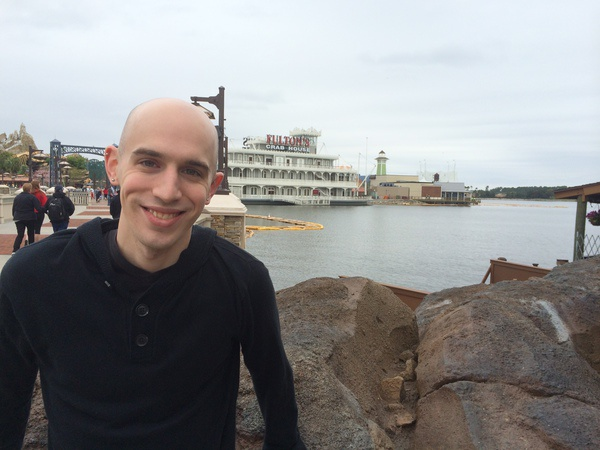
#> input picture 1_images/newimage.jpg, 600 x 450 px
$ python morph_ops.py --image ../../1_images/newimage.jpg   (older library calls are emulated)
#> lines starting #> are read from the running program, lines starting #| are printed output that depends on the picture
### src/imageutils.py
import argparse
import cv2
import numpy as np
from enum import Enum
from enum import IntEnum


class Color(Enum):
    WHITE = 255, 255, 255
    GREEN = 0, 255, 0


class Axis(IntEnum):
    """Wraps `flipMode` values for `cv2.flip` function."""
    BOTH = -1
    VERTICAL = 0
    HORIZONTAL = 1


def parsed_args():
    """Parses required -i image path command-line argument."""
    ap = argparse.ArgumentParser()
    ap.add_argument("-i", "--image", required=True, help="Path to the image")
    return vars(ap.parse_args())


def image_arg():
    """Attempts to retrieve image at `-i` command-line argument."""
    args = parsed_args()
    return cv2.imread(args["image"])
#> returned value is the input picture: shape (450, 600, 3); mean B, G, R 139.9, 140.1, 141


# [15 lines left out: functions image_with_gray_arg, print_pixel, not called in this run]


def wait_and_destroy_all_windows():
    cv2.waitKey(0)
    cv2.destroyAllWindows()


# [4 lines left out: function check_opencv_version, not called in this run]


def is_cv2():
    return check_opencv_version("2.")


# [17 lines left out: functions rotated, translated, not called in this run]

### src/1_basics/morph_ops.py
import cv2
from imageutils import image_arg
from imageutils import wait_and_destroy_all_windows


def show_original(image):
    cv2.imshow("Original", image)


def morphological_op_name(op_type):
    if op_type == cv2.MORPH_OPEN:
        return "Opening"
    elif op_type == cv2.MORPH_CLOSE:
        return "Closing"
    elif op_type == cv2.MORPH_GRADIENT:
        return "Gradient"
    else:
        return "Other"


def function_name(function):
    if function == cv2.erode:
        return "Eroded"
    elif function == cv2.dilate:
        return "Dilated"
    else:
        return "Other"


def compare_morphological_op(op_type, elem_type, image, gray_image):
    show_original(image)
    kernel_sizes = [(3, 3), (5, 5), (7, 7)]
    for size in kernel_sizes:
        kernel = cv2.getStructuringElement(elem_type, size)
        opening = cv2.morphologyEx(gray_image, op_type, kernel)
        op_title = morphological_op_name(op_type)
        cv2.imshow(f"{op_title}: ({size[0]}, {size[1]})", opening)
    wait_and_destroy_all_windows()


def compare(function, image, gray_image):
    show_original(image)
    desc = function_name(function)
    for i in range(0, 3):
        eroded = function(gray_image.copy(), None, iterations=i + 1)
        cv2.imshow(f"{desc} {i + 1} times", eroded)
    wait_and_destroy_all_windows()


image = image_arg()
gray_image = cv2.cvtColor(image, cv2.COLOR_BGR2GRAY)
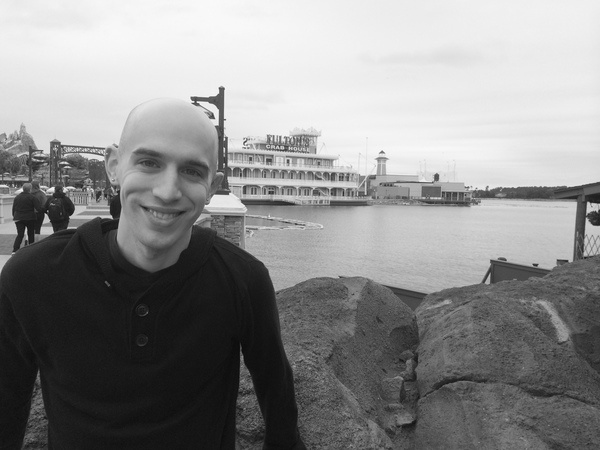
#> gray_image: shape (450, 600); min 9, max 253, mean 140.3
compare(cv2.erode, image, gray_image)
#> the loop in compare, `for i in range(0, 3):` made 3 passes
#> pass 1, in compare, `eroded = function(gray_image.copy(), None, iterations=i + 1)`:
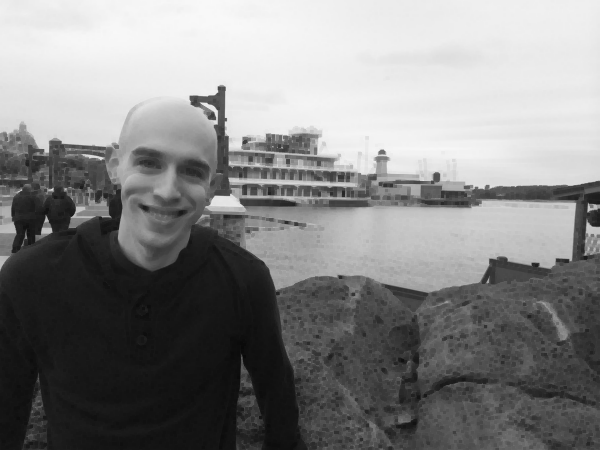
#> eroded: shape (450, 600); min 9, max 249, mean 132.2
compare(cv2.dilate, image, gray_image)
#> the loop in compare (call 2), `for i in range(0, 3):` made 3 passes
#> pass 1, in compare (call 2), `eroded = function(gray_image.copy(), None, iterations=i + 1)`:
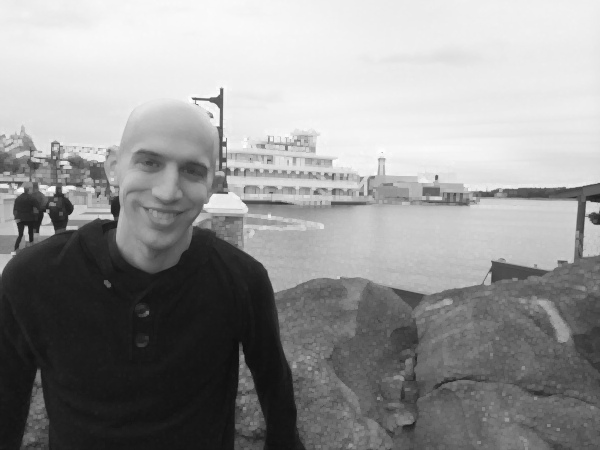
#> eroded: shape (450, 600); min 15, max 253, mean 148.3
#> pass 3, in compare (call 2), `eroded = function(gray_image.copy(), None, iterations=i + 1)`:
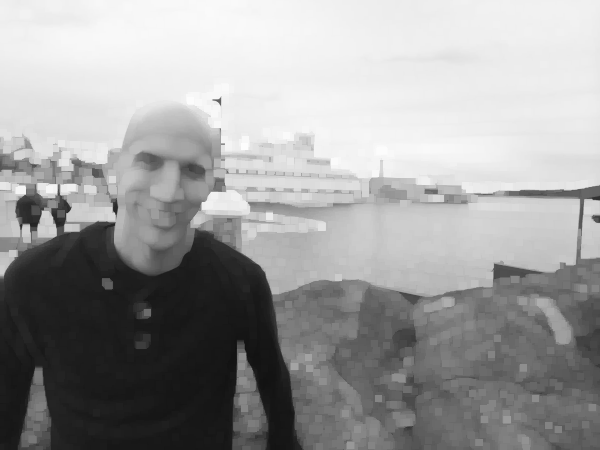
#> eroded: shape (450, 600); min 17, max 253, mean 156.3
compare_morphological_op(cv2.MORPH_OPEN, cv2.MORPH_ELLIPSE, image, gray_image)
#> the loop in compare_morphological_op, `for size in kernel_sizes:` made 3 passes
#> kernel on pass 1: [[0, 1, 0], [1, 1, 1], [0, 1, 0]]
compare_morphological_op(cv2.MORPH_CLOSE, cv2.MORPH_ELLIPSE, image, gray_image)
#> the loop in compare_morphological_op (call 2), `for size in kernel_sizes:` made 3 passes
#> pass 2, in compare_morphological_op (call 2), `opening = cv2.morphologyEx(gray_image, op_type, kernel)`:
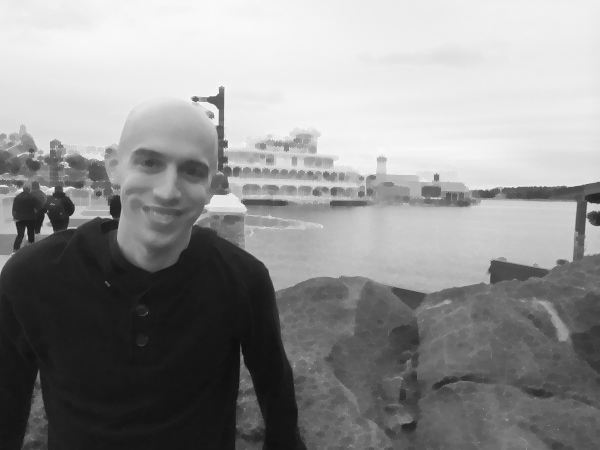
#> opening: shape (450, 600); min 16, max 253, mean 144.6
compare_morphological_op(
    cv2.MORPH_GRADIENT, cv2.MORPH_ELLIPSE, image, gray_image)
#> the loop in compare_morphological_op (call 3), `for size in kernel_sizes:` made 3 passes
#> pass 1, in compare_morphological_op (call 3), `opening = cv2.morphologyEx(gray_image, op_type, kernel)`:
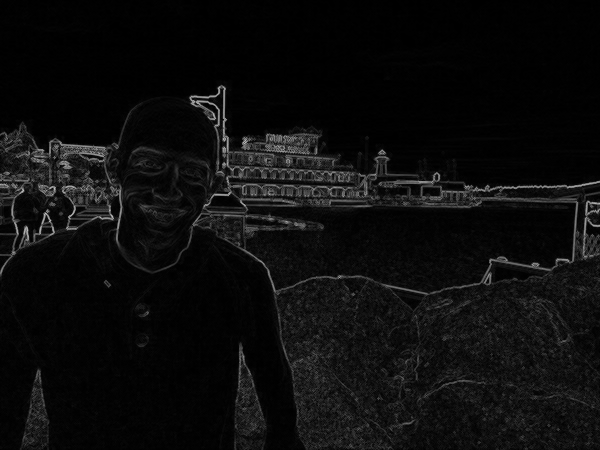
#> opening: shape (450, 600); min 0, max 191, mean 12.6
#> pass 3, in compare_morphological_op (call 3), `opening = cv2.morphologyEx(gray_image, op_type, kernel)`:
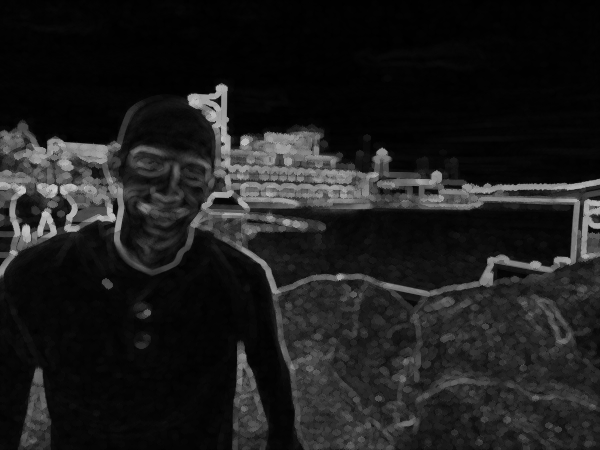
#> opening: shape (450, 600); min 0, max 204, mean 28.8

$ run again, on 1_images/giraffe.png
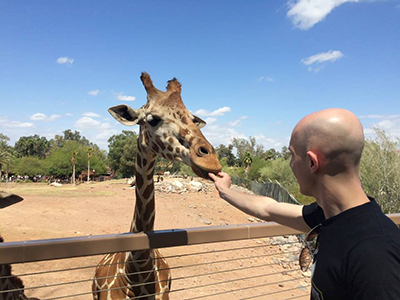
#> input picture 1_images/giraffe.png, 400 x 300 px
#> in image_arg, returned value is the input picture: shape (300, 400, 3); mean B, G, R 150.5, 143.8, 139.8
#> the loop in compare (call 2), `for i in range(0, 3):` made 3 passes
#> pass 3, in compare (call 2), `eroded = function(gray_image.copy(), None, iterations=i + 1)`:
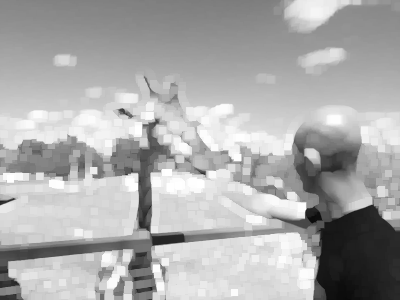
#> eroded: shape (300, 400); min 10, max 255, mean 171.3
#> the loop in compare_morphological_op, `for size in kernel_sizes:` made 3 passes
#> kernel on pass 1: [[0, 1, 0], [1, 1, 1], [0, 1, 0]]
#> the loop in compare_morphological_op (call 2), `for size in kernel_sizes:` made 3 passes
#> the loop in compare_morphological_op (call 3), `for size in kernel_sizes:` made 3 passes
#> pass 3, in compare_morphological_op (call 3), `opening = cv2.morphologyEx(gray_image, op_type, kernel)`:
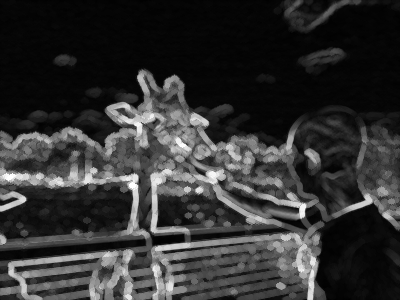
#> opening: shape (300, 400); min 1, max 255, mean 50.1

$ run again, on 1_images/grand_canyon.png
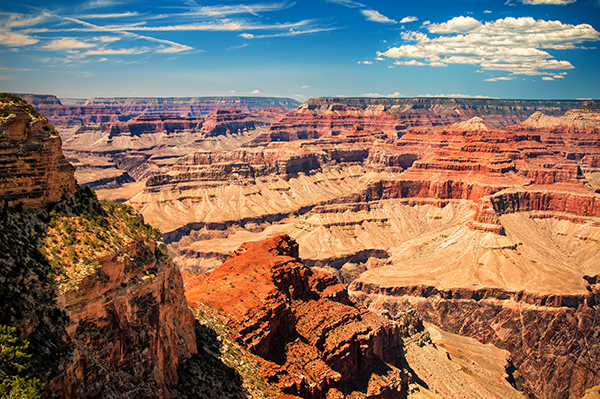
#> input picture 1_images/grand_canyon.png, 600 x 399 px
#> in image_arg, returned value is the input picture: shape (399, 600, 3); mean B, G, R 97.3, 113.1, 138.6
#> the loop in compare (call 2), `for i in range(0, 3):` made 3 passes
#> pass 3, in compare (call 2), `eroded = function(gray_image.copy(), None, iterations=i + 1)`:
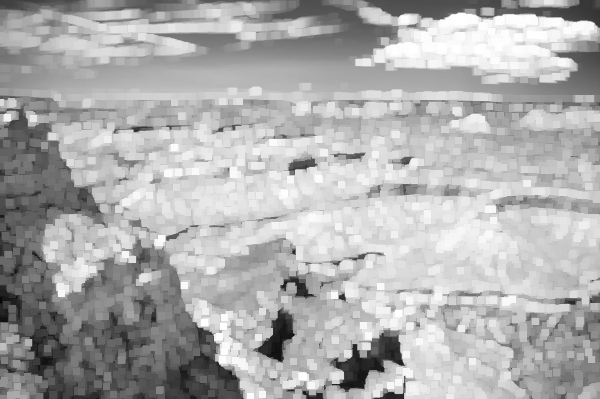
#> eroded: shape (399, 600); min 2, max 255, mean 173.9
#> the loop in compare_morphological_op, `for size in kernel_sizes:` made 3 passes
#> kernel on pass 1: [[0, 1, 0], [1, 1, 1], [0, 1, 0]]
#> the loop in compare_morphological_op (call 2), `for size in kernel_sizes:` made 3 passes
#> the loop in compare_morphological_op (call 3), `for size in kernel_sizes:` made 3 passes
#> pass 3, in compare_morphological_op (call 3), `opening = cv2.morphologyEx(gray_image, op_type, kernel)`:
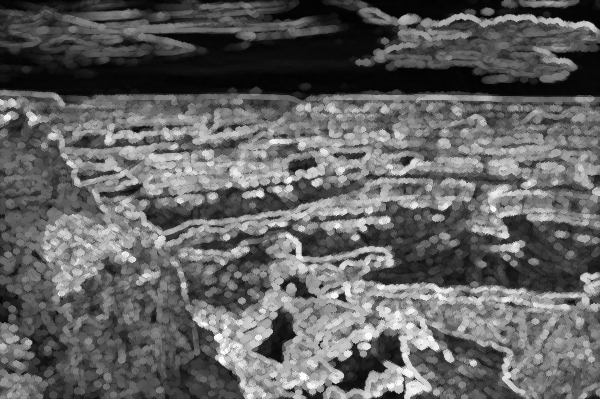
#> opening: shape (399, 600); min 1, max 255, mean 97.9
